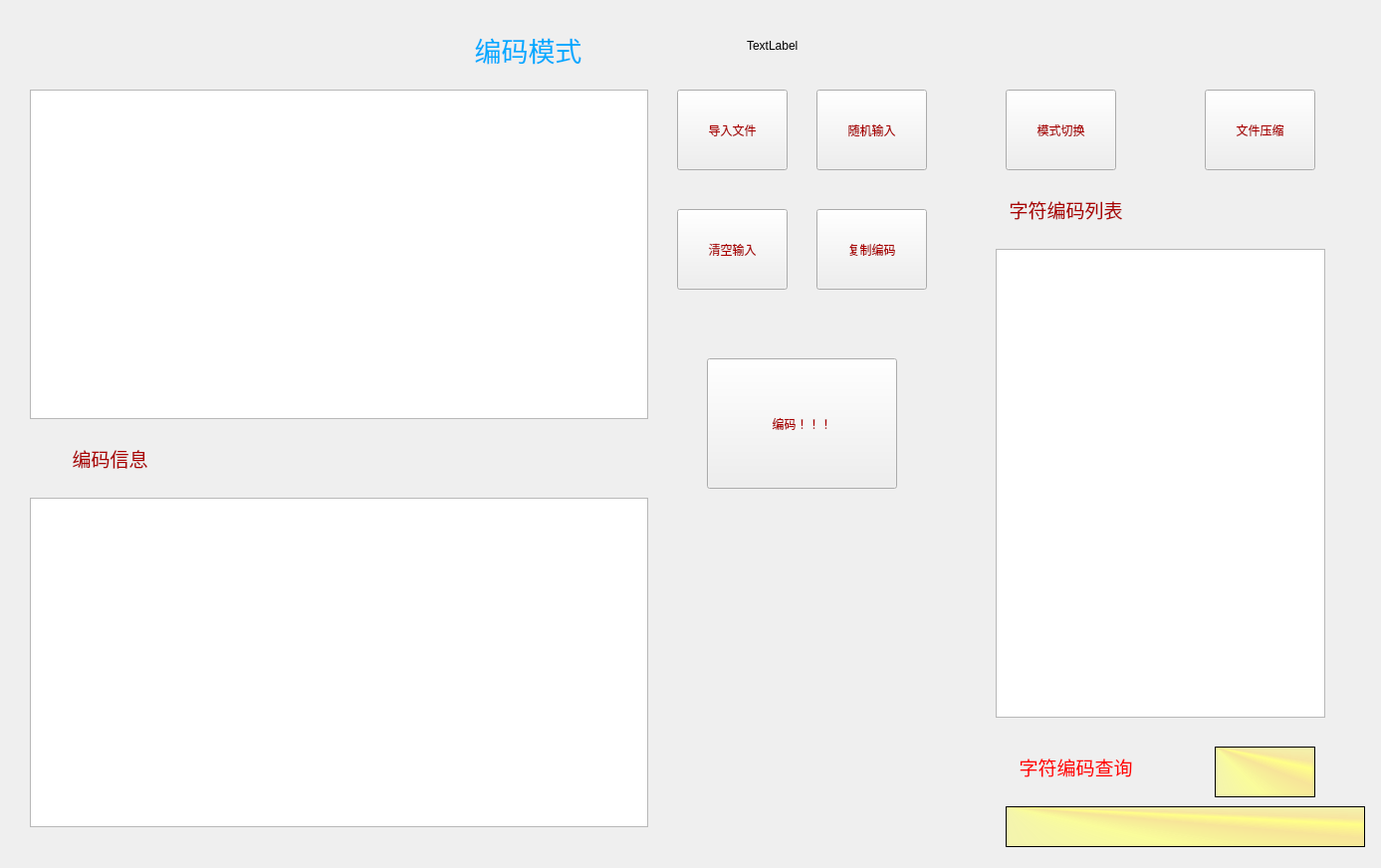
<?xml version="1.0" encoding="UTF-8"?>
<ui version="4.0">
 <class>jishi</class>
 <widget class="QWidget" name="jishi">
  <property name="geometry">
   <rect>
    <x>0</x>
    <y>0</y>
    <width>1387</width>
    <height>872</height>
   </rect>
  </property>
  <property name="minimumSize">
   <size>
    <width>1387</width>
    <height>872</height>
   </size>
  </property>
  <property name="maximumSize">
   <size>
    <width>1387</width>
    <height>872</height>
   </size>
  </property>
  <property name="windowTitle">
   <string>Form</string>
  </property>
  <widget class="QTextBrowser" name="lba">
   <property name="geometry">
    <rect>
     <x>1000</x>
     <y>250</y>
     <width>331</width>
     <height>471</height>
    </rect>
   </property>
   <property name="font">
    <font>
     <family>Arial</family>
     <pointsize>14</pointsize>
    </font>
   </property>
   <property name="styleSheet">
    <string notr="true">background-color: qconicalgradient(cx:0, cy:0, angle:135, stop:0 rgba(255, 255, 0, 69), stop:0.263682 rgba(254, 255, 169, 145), stop:0.37931 rgba(255, 255, 79, 69), stop:0.45 rgba(252, 255, 136, 208), stop:0.477581 rgba(255, 248, 131, 130), stop:0.512315 rgba(255, 233, 142, 130), stop:0.557214 rgba(255, 255, 136, 255), stop:0.57754 rgba(255, 235, 156, 130), stop:0.625 rgba(255, 255, 107, 69), stop:1 rgba(255, 255, 0, 69));</string>
   </property>
  </widget>
  <widget class="QPushButton" name="wenjian">
   <property name="geometry">
    <rect>
     <x>1210</x>
     <y>90</y>
     <width>111</width>
     <height>81</height>
    </rect>
   </property>
   <property name="styleSheet">
    <string notr="true">background-image: url(:/resourse/yellow.jfif);
color: rgb(170, 0, 0);
font: 12pt &quot;Arial Rounded MT Bold&quot;;</string>
   </property>
   <property name="text">
    <string>文件压缩</string>
   </property>
  </widget>
  <widget class="QStackedWidget" name="stackedWidget">
   <property name="geometry">
    <rect>
     <x>20</x>
     <y>10</y>
     <width>931</width>
     <height>841</height>
    </rect>
   </property>
   <property name="currentIndex">
    <number>0</number>
   </property>
   <widget class="QWidget" name="page">
    <widget class="QPlainTextEdit" name="shuru">
     <property name="geometry">
      <rect>
       <x>10</x>
       <y>80</y>
       <width>621</width>
       <height>331</height>
      </rect>
     </property>
     <property name="font">
      <font>
       <family>Arial</family>
       <pointsize>14</pointsize>
      </font>
     </property>
     <property name="styleSheet">
      <string notr="true">background-color: qconicalgradient(cx:0, cy:0, angle:135, stop:0 rgba(255, 255, 0, 69), stop:0.263682 rgba(254, 255, 169, 145), stop:0.37931 rgba(255, 255, 79, 69), stop:0.45 rgba(252, 255, 136, 208), stop:0.477581 rgba(255, 248, 131, 130), stop:0.512315 rgba(255, 233, 142, 130), stop:0.557214 rgba(255, 255, 136, 255), stop:0.57754 rgba(255, 235, 156, 130), stop:0.625 rgba(255, 255, 107, 69), stop:1 rgba(255, 255, 0, 69));</string>
     </property>
    </widget>
    <widget class="QTextBrowser" name="shuchu">
     <property name="geometry">
      <rect>
       <x>10</x>
       <y>490</y>
       <width>621</width>
       <height>331</height>
      </rect>
     </property>
     <property name="font">
      <font>
       <family>Arial</family>
       <pointsize>14</pointsize>
      </font>
     </property>
     <property name="styleSheet">
      <string notr="true">background-color: qconicalgradient(cx:0, cy:0, angle:135, stop:0 rgba(255, 255, 0, 69), stop:0.263682 rgba(254, 255, 169, 145), stop:0.37931 rgba(255, 255, 79, 69), stop:0.45 rgba(252, 255, 136, 208), stop:0.477581 rgba(255, 248, 131, 130), stop:0.512315 rgba(255, 233, 142, 130), stop:0.557214 rgba(255, 255, 136, 255), stop:0.57754 rgba(255, 235, 156, 130), stop:0.625 rgba(255, 255, 107, 69), stop:1 rgba(255, 255, 0, 69));</string>
     </property>
    </widget>
    <widget class="QPushButton" name="putf">
     <property name="geometry">
      <rect>
       <x>660</x>
       <y>80</y>
       <width>111</width>
       <height>81</height>
      </rect>
     </property>
     <property name="minimumSize">
      <size>
       <width>0</width>
       <height>81</height>
      </size>
     </property>
     <property name="maximumSize">
      <size>
       <width>111</width>
       <height>16777215</height>
      </size>
     </property>
     <property name="styleSheet">
      <string notr="true">background-image: url(:/resourse/yellow.jfif);
color: rgb(170, 0, 0);
font: 12pt &quot;Arial Rounded MT Bold&quot;;</string>
     </property>
     <property name="text">
      <string>导入文件</string>
     </property>
    </widget>
    <widget class="QPushButton" name="clear">
     <property name="geometry">
      <rect>
       <x>660</x>
       <y>200</y>
       <width>111</width>
       <height>81</height>
      </rect>
     </property>
     <property name="styleSheet">
      <string notr="true">background-image: url(:/resourse/yellow.jfif);
color: rgb(170, 0, 0);
font: 12pt &quot;Arial Rounded MT Bold&quot;;</string>
     </property>
     <property name="text">
      <string>清空输入</string>
     </property>
    </widget>
    <widget class="QPushButton" name="suiji">
     <property name="geometry">
      <rect>
       <x>800</x>
       <y>80</y>
       <width>111</width>
       <height>81</height>
      </rect>
     </property>
     <property name="styleSheet">
      <string notr="true">background-image: url(:/resourse/yellow.jfif);
color: rgb(170, 0, 0);
font: 12pt &quot;Arial Rounded MT Bold&quot;;</string>
     </property>
     <property name="text">
      <string>随机输入</string>
     </property>
    </widget>
    <widget class="QPushButton" name="copy">
     <property name="geometry">
      <rect>
       <x>800</x>
       <y>200</y>
       <width>111</width>
       <height>81</height>
      </rect>
     </property>
     <property name="styleSheet">
      <string notr="true">background-image: url(:/resourse/yellow.jfif);
color: rgb(170, 0, 0);
font: 12pt &quot;Arial Rounded MT Bold&quot;;</string>
     </property>
     <property name="text">
      <string>复制编码</string>
     </property>
    </widget>
    <widget class="QPushButton" name="zhuanhuan">
     <property name="geometry">
      <rect>
       <x>690</x>
       <y>350</y>
       <width>191</width>
       <height>131</height>
      </rect>
     </property>
     <property name="styleSheet">
      <string notr="true">background-image: url(:/resourse/yellow.jfif);
color: rgb(170, 0, 0);
font: 12pt &quot;Arial Rounded MT Bold&quot;;
font: 18pt &quot;04b_21&quot;;</string>
     </property>
     <property name="text">
      <string>编码！！！</string>
     </property>
    </widget>
    <widget class="QLabel" name="label">
     <property name="geometry">
      <rect>
       <x>430</x>
       <y>0</y>
       <width>161</width>
       <height>81</height>
      </rect>
     </property>
     <property name="sizePolicy">
      <sizepolicy hsizetype="Fixed" vsizetype="Fixed">
       <horstretch>0</horstretch>
       <verstretch>0</verstretch>
      </sizepolicy>
     </property>
     <property name="font">
      <font>
       <family>Arial Rounded MT Bold</family>
       <pointsize>20</pointsize>
       <weight>50</weight>
       <italic>false</italic>
       <bold>false</bold>
      </font>
     </property>
     <property name="styleSheet">
      <string notr="true">
color: rgb(170, 0, 0);
font: 20pt &quot;Arial Rounded MT Bold&quot;;

background-image: url(:/resourse/biankuang.png);</string>
     </property>
     <property name="text">
      <string>&lt;html&gt;&lt;head/&gt;&lt;body&gt;&lt;p align=&quot;center&quot;&gt;&lt;span style=&quot; color:#00aaff;&quot;&gt;编码模式&lt;/span&gt;&lt;/p&gt;&lt;/body&gt;&lt;/html&gt;</string>
     </property>
     <property name="scaledContents">
      <bool>true</bool>
     </property>
     <property name="alignment">
      <set>Qt::AlignCenter</set>
     </property>
    </widget>
    <widget class="QLabel" name="label_4">
     <property name="geometry">
      <rect>
       <x>10</x>
       <y>410</y>
       <width>161</width>
       <height>81</height>
      </rect>
     </property>
     <property name="sizePolicy">
      <sizepolicy hsizetype="Fixed" vsizetype="Fixed">
       <horstretch>0</horstretch>
       <verstretch>0</verstretch>
      </sizepolicy>
     </property>
     <property name="minimumSize">
      <size>
       <width>151</width>
       <height>51</height>
      </size>
     </property>
     <property name="font">
      <font>
       <family>Arial Rounded MT Bold</family>
       <pointsize>14</pointsize>
       <weight>50</weight>
       <italic>false</italic>
       <bold>false</bold>
      </font>
     </property>
     <property name="styleSheet">
      <string notr="true">
color: rgb(170, 0, 0);
font: 14pt &quot;Arial Rounded MT Bold&quot;;

background-image: url(:/resourse/biankuang.png);</string>
     </property>
     <property name="text">
      <string>编码信息</string>
     </property>
     <property name="textFormat">
      <enum>Qt::AutoText</enum>
     </property>
     <property name="scaledContents">
      <bool>true</bool>
     </property>
     <property name="alignment">
      <set>Qt::AlignCenter</set>
     </property>
     <property name="textInteractionFlags">
      <set>Qt::LinksAccessibleByMouse|Qt::TextEditable</set>
     </property>
    </widget>
    <widget class="QLabel" name="label_7">
     <property name="geometry">
      <rect>
       <x>730</x>
       <y>0</y>
       <width>101</width>
       <height>71</height>
      </rect>
     </property>
     <property name="text">
      <string>TextLabel</string>
     </property>
     <property name="scaledContents">
      <bool>true</bool>
     </property>
    </widget>
   </widget>
   <widget class="QWidget" name="page_2">
    <widget class="QPlainTextEdit" name="shuru_2">
     <property name="geometry">
      <rect>
       <x>10</x>
       <y>80</y>
       <width>621</width>
       <height>331</height>
      </rect>
     </property>
     <property name="font">
      <font>
       <family>Arial</family>
       <pointsize>14</pointsize>
      </font>
     </property>
     <property name="styleSheet">
      <string notr="true">background-color: qconicalgradient(cx:0, cy:0, angle:135, stop:0 rgba(255, 255, 0, 69), stop:0.263682 rgba(254, 255, 169, 145), stop:0.37931 rgba(255, 255, 79, 69), stop:0.45 rgba(252, 255, 136, 208), stop:0.477581 rgba(255, 248, 131, 130), stop:0.512315 rgba(255, 233, 142, 130), stop:0.557214 rgba(255, 255, 136, 255), stop:0.57754 rgba(255, 235, 156, 130), stop:0.625 rgba(255, 255, 107, 69), stop:1 rgba(255, 255, 0, 69));</string>
     </property>
    </widget>
    <widget class="QTextBrowser" name="shuchu_2">
     <property name="geometry">
      <rect>
       <x>10</x>
       <y>490</y>
       <width>621</width>
       <height>331</height>
      </rect>
     </property>
     <property name="font">
      <font>
       <family>Arial</family>
       <pointsize>14</pointsize>
      </font>
     </property>
     <property name="styleSheet">
      <string notr="true">background-color: qconicalgradient(cx:0, cy:0, angle:135, stop:0 rgba(255, 255, 0, 69), stop:0.263682 rgba(254, 255, 169, 145), stop:0.37931 rgba(255, 255, 79, 69), stop:0.45 rgba(252, 255, 136, 208), stop:0.477581 rgba(255, 248, 131, 130), stop:0.512315 rgba(255, 233, 142, 130), stop:0.557214 rgba(255, 255, 136, 255), stop:0.57754 rgba(255, 235, 156, 130), stop:0.625 rgba(255, 255, 107, 69), stop:1 rgba(255, 255, 0, 69));</string>
     </property>
    </widget>
    <widget class="QPushButton" name="zhuanhuan2">
     <property name="geometry">
      <rect>
       <x>680</x>
       <y>260</y>
       <width>191</width>
       <height>131</height>
      </rect>
     </property>
     <property name="styleSheet">
      <string notr="true">background-image: url(:/resourse/yellow.jfif);
color: rgb(170, 0, 0);
font: 12pt &quot;Arial Rounded MT Bold&quot;;
font: 18pt &quot;04b_21&quot;;</string>
     </property>
     <property name="text">
      <string>译码！！！</string>
     </property>
    </widget>
    <widget class="QPushButton" name="clear2">
     <property name="geometry">
      <rect>
       <x>650</x>
       <y>130</y>
       <width>111</width>
       <height>81</height>
      </rect>
     </property>
     <property name="styleSheet">
      <string notr="true">background-image: url(:/resourse/yellow.jfif);
color: rgb(170, 0, 0);
font: 12pt &quot;Arial Rounded MT Bold&quot;;</string>
     </property>
     <property name="text">
      <string>清空输入</string>
     </property>
    </widget>
    <widget class="QPushButton" name="copy2">
     <property name="geometry">
      <rect>
       <x>790</x>
       <y>130</y>
       <width>111</width>
       <height>81</height>
      </rect>
     </property>
     <property name="styleSheet">
      <string notr="true">background-image: url(:/resourse/yellow.jfif);
color: rgb(170, 0, 0);
font: 12pt &quot;Arial Rounded MT Bold&quot;;</string>
     </property>
     <property name="text">
      <string>复制文本</string>
     </property>
    </widget>
    <widget class="QLabel" name="label_2">
     <property name="geometry">
      <rect>
       <x>430</x>
       <y>0</y>
       <width>161</width>
       <height>81</height>
      </rect>
     </property>
     <property name="sizePolicy">
      <sizepolicy hsizetype="Fixed" vsizetype="Fixed">
       <horstretch>0</horstretch>
       <verstretch>0</verstretch>
      </sizepolicy>
     </property>
     <property name="font">
      <font>
       <family>Arial Rounded MT Bold</family>
       <pointsize>20</pointsize>
       <weight>50</weight>
       <italic>false</italic>
       <bold>false</bold>
      </font>
     </property>
     <property name="styleSheet">
      <string notr="true">
color: rgb(170, 0, 0);
font: 20pt &quot;Arial Rounded MT Bold&quot;;

background-image: url(:/resourse/biankuang.png);</string>
     </property>
     <property name="text">
      <string>&lt;html&gt;&lt;head/&gt;&lt;body&gt;&lt;p align=&quot;center&quot;&gt;&lt;span style=&quot; color:#ff5500;&quot;&gt;译码模式&lt;/span&gt;&lt;/p&gt;&lt;/body&gt;&lt;/html&gt;</string>
     </property>
     <property name="alignment">
      <set>Qt::AlignCenter</set>
     </property>
    </widget>
    <widget class="QLabel" name="label_5">
     <property name="geometry">
      <rect>
       <x>10</x>
       <y>410</y>
       <width>151</width>
       <height>81</height>
      </rect>
     </property>
     <property name="sizePolicy">
      <sizepolicy hsizetype="Fixed" vsizetype="Fixed">
       <horstretch>0</horstretch>
       <verstretch>0</verstretch>
      </sizepolicy>
     </property>
     <property name="font">
      <font>
       <family>Arial Rounded MT Bold</family>
       <pointsize>14</pointsize>
       <weight>50</weight>
       <italic>false</italic>
       <bold>false</bold>
      </font>
     </property>
     <property name="styleSheet">
      <string notr="true">
color: rgb(170, 0, 0);
font: 14pt &quot;Arial Rounded MT Bold&quot;;

background-image: url(:/resourse/biankuang.png);</string>
     </property>
     <property name="text">
      <string> 译码信息</string>
     </property>
     <property name="alignment">
      <set>Qt::AlignCenter</set>
     </property>
    </widget>
    <widget class="QLabel" name="label_8">
     <property name="geometry">
      <rect>
       <x>730</x>
       <y>0</y>
       <width>101</width>
       <height>71</height>
      </rect>
     </property>
     <property name="text">
      <string>TextLabel</string>
     </property>
     <property name="scaledContents">
      <bool>true</bool>
     </property>
    </widget>
   </widget>
  </widget>
  <widget class="QPushButton" name="change">
   <property name="geometry">
    <rect>
     <x>1010</x>
     <y>90</y>
     <width>111</width>
     <height>81</height>
    </rect>
   </property>
   <property name="styleSheet">
    <string notr="true">background-image: url(:/resourse/yellow.jfif);
color: rgb(170, 0, 0);
font: 12pt &quot;Arial Rounded MT Bold&quot;;</string>
   </property>
   <property name="text">
    <string>模式切换</string>
   </property>
  </widget>
  <widget class="QLabel" name="label_3">
   <property name="geometry">
    <rect>
     <x>990</x>
     <y>170</y>
     <width>161</width>
     <height>81</height>
    </rect>
   </property>
   <property name="sizePolicy">
    <sizepolicy hsizetype="Fixed" vsizetype="Fixed">
     <horstretch>0</horstretch>
     <verstretch>0</verstretch>
    </sizepolicy>
   </property>
   <property name="font">
    <font>
     <family>Arial Rounded MT Bold</family>
     <pointsize>14</pointsize>
     <weight>50</weight>
     <italic>false</italic>
     <bold>false</bold>
    </font>
   </property>
   <property name="styleSheet">
    <string notr="true">color: rgb(170, 0, 0);
font: 14pt &quot;Arial Rounded MT Bold&quot;;
background-image: url(:/resourse/biankuang.png);</string>
   </property>
   <property name="text">
    <string>字符编码列表</string>
   </property>
   <property name="alignment">
    <set>Qt::AlignCenter</set>
   </property>
  </widget>
  <widget class="QTextBrowser" name="search2">
   <property name="geometry">
    <rect>
     <x>1010</x>
     <y>810</y>
     <width>361</width>
     <height>41</height>
    </rect>
   </property>
   <property name="font">
    <font>
     <pointsize>14</pointsize>
     <kerning>true</kerning>
    </font>
   </property>
   <property name="layoutDirection">
    <enum>Qt::LeftToRight</enum>
   </property>
   <property name="styleSheet">
    <string notr="true">background-color: qconicalgradient(cx:0, cy:0, angle:135, stop:0 rgba(255, 255, 0, 69), stop:0.263682 rgba(254, 255, 169, 145), stop:0.375 rgba(255, 255, 0, 69), stop:0.45 rgba(252, 255, 136, 208), stop:0.477581 rgba(255, 244, 71, 130), stop:0.518717 rgba(255, 218, 71, 130), stop:0.557214 rgba(255, 255, 136, 255), stop:0.57754 rgba(255, 221, 85, 130), stop:0.625 rgba(255, 255, 0, 69), stop:1 rgba(255, 255, 0, 69));</string>
   </property>
  </widget>
  <widget class="QTextEdit" name="search">
   <property name="geometry">
    <rect>
     <x>1220</x>
     <y>750</y>
     <width>101</width>
     <height>51</height>
    </rect>
   </property>
   <property name="font">
    <font>
     <pointsize>16</pointsize>
    </font>
   </property>
   <property name="styleSheet">
    <string notr="true">background-color: qconicalgradient(cx:0, cy:0, angle:135, stop:0 rgba(255, 255, 0, 69), stop:0.263682 rgba(254, 255, 169, 145), stop:0.375 rgba(255, 255, 0, 69), stop:0.45 rgba(252, 255, 136, 208), stop:0.477581 rgba(255, 244, 71, 130), stop:0.518717 rgba(255, 218, 71, 130), stop:0.557214 rgba(255, 255, 136, 255), stop:0.57754 rgba(255, 221, 85, 130), stop:0.625 rgba(255, 255, 0, 69), stop:1 rgba(255, 255, 0, 69));</string>
   </property>
  </widget>
  <widget class="QLabel" name="label_6">
   <property name="geometry">
    <rect>
     <x>1000</x>
     <y>730</y>
     <width>161</width>
     <height>81</height>
    </rect>
   </property>
   <property name="sizePolicy">
    <sizepolicy hsizetype="Fixed" vsizetype="Fixed">
     <horstretch>0</horstretch>
     <verstretch>0</verstretch>
    </sizepolicy>
   </property>
   <property name="font">
    <font>
     <family>Arial Rounded MT Bold</family>
     <pointsize>14</pointsize>
     <weight>50</weight>
     <italic>false</italic>
     <bold>false</bold>
    </font>
   </property>
   <property name="styleSheet">
    <string notr="true">
color: rgb(255, 0, 0);
font: 14pt &quot;Arial Rounded MT Bold&quot;;
background-image: url(:/resourse/biankuang.png);
</string>
   </property>
   <property name="text">
    <string>字符编码查询</string>
   </property>
   <property name="alignment">
    <set>Qt::AlignCenter</set>
   </property>
  </widget>
  <zorder>lba</zorder>
  <zorder>stackedWidget</zorder>
  <zorder>wenjian</zorder>
  <zorder>change</zorder>
  <zorder>label_3</zorder>
  <zorder>search2</zorder>
  <zorder>search</zorder>
  <zorder>label_6</zorder>
 </widget>
 <resources/>
 <connections/>
</ui>
